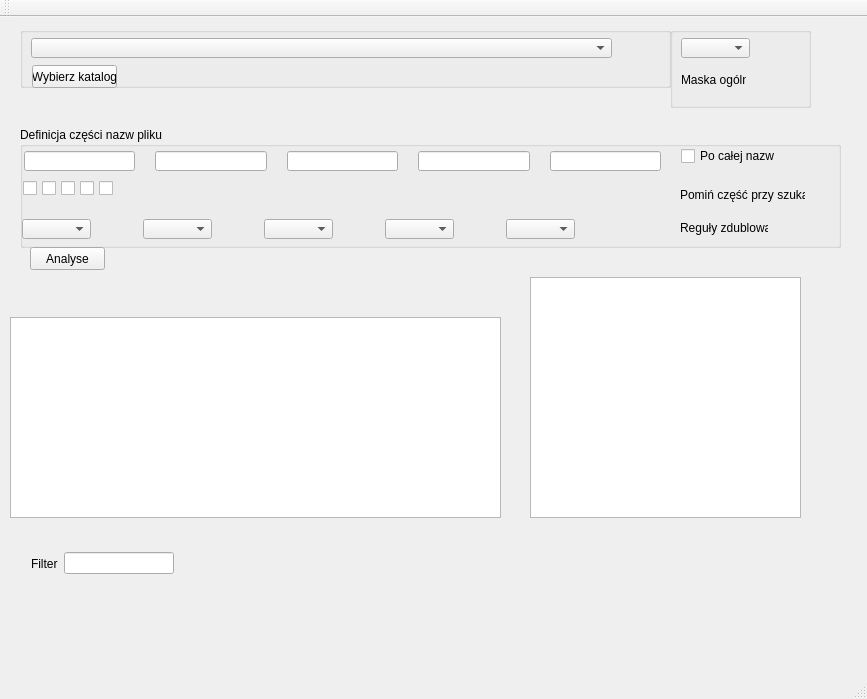
<?xml version="1.0" encoding="UTF-8"?>
<ui version="4.0">
 <class>MainWindow</class>
 <widget class="QMainWindow" name="MainWindow">
  <property name="geometry">
   <rect>
    <x>0</x>
    <y>0</y>
    <width>867</width>
    <height>699</height>
   </rect>
  </property>
  <property name="windowTitle">
   <string>MainWindow</string>
  </property>
  <widget class="QWidget" name="centralWidget">
   <widget class="QGroupBox" name="groupBox_Kat">
    <property name="geometry">
     <rect>
      <x>20</x>
      <y>10</y>
      <width>651</width>
      <height>61</height>
     </rect>
    </property>
    <property name="title">
     <string/>
    </property>
    <widget class="QPushButton" name="pushButton_Browse">
     <property name="geometry">
      <rect>
       <x>12</x>
       <y>38</y>
       <width>85</width>
       <height>23</height>
      </rect>
     </property>
     <property name="text">
      <string>Wybierz katalog</string>
     </property>
    </widget>
    <widget class="QComboBox" name="comboBox_Browse">
     <property name="geometry">
      <rect>
       <x>11</x>
       <y>11</y>
       <width>581</width>
       <height>20</height>
      </rect>
     </property>
    </widget>
   </widget>
   <widget class="QGroupBox" name="groupBox_Maska">
    <property name="geometry">
     <rect>
      <x>670</x>
      <y>10</y>
      <width>141</width>
      <height>81</height>
     </rect>
    </property>
    <property name="title">
     <string/>
    </property>
    <widget class="QLabel" name="label_Maska">
     <property name="geometry">
      <rect>
       <x>11</x>
       <y>45</y>
       <width>65</width>
       <height>16</height>
      </rect>
     </property>
     <property name="text">
      <string>Maska ogólna</string>
     </property>
    </widget>
    <widget class="QComboBox" name="comboBox_Mask">
     <property name="geometry">
      <rect>
       <x>11</x>
       <y>11</y>
       <width>69</width>
       <height>20</height>
      </rect>
     </property>
    </widget>
   </widget>
   <widget class="QGroupBox" name="groupBox_NazwPlik">
    <property name="geometry">
     <rect>
      <x>20</x>
      <y>110</y>
      <width>821</width>
      <height>121</height>
     </rect>
    </property>
    <property name="title">
     <string>Definicja części nazw pliku</string>
    </property>
    <widget class="QLabel" name="label_Sep1">
     <property name="geometry">
      <rect>
       <x>122</x>
       <y>23</y>
       <width>16</width>
       <height>16</height>
      </rect>
     </property>
     <property name="text">
      <string/>
     </property>
    </widget>
    <widget class="QLabel" name="label_Sep2">
     <property name="geometry">
      <rect>
       <x>254</x>
       <y>23</y>
       <width>16</width>
       <height>16</height>
      </rect>
     </property>
     <property name="text">
      <string/>
     </property>
    </widget>
    <widget class="QLabel" name="label_Sep3">
     <property name="geometry">
      <rect>
       <x>385</x>
       <y>23</y>
       <width>16</width>
       <height>16</height>
      </rect>
     </property>
     <property name="text">
      <string/>
     </property>
    </widget>
    <widget class="QLabel" name="label_Sep4">
     <property name="geometry">
      <rect>
       <x>517</x>
       <y>23</y>
       <width>16</width>
       <height>16</height>
      </rect>
     </property>
     <property name="text">
      <string/>
     </property>
    </widget>
    <widget class="QCheckBox" name="checkBox_Name5">
     <property name="geometry">
      <rect>
       <x>79</x>
       <y>53</y>
       <width>16</width>
       <height>16</height>
      </rect>
     </property>
     <property name="text">
      <string/>
     </property>
    </widget>
    <widget class="QCheckBox" name="checkBox_Name2">
     <property name="geometry">
      <rect>
       <x>22</x>
       <y>53</y>
       <width>16</width>
       <height>16</height>
      </rect>
     </property>
     <property name="text">
      <string/>
     </property>
    </widget>
    <widget class="QCheckBox" name="checkBox_Name1">
     <property name="geometry">
      <rect>
       <x>3</x>
       <y>53</y>
       <width>16</width>
       <height>16</height>
      </rect>
     </property>
     <property name="text">
      <string/>
     </property>
    </widget>
    <widget class="QCheckBox" name="checkBox_Name3">
     <property name="geometry">
      <rect>
       <x>41</x>
       <y>53</y>
       <width>16</width>
       <height>16</height>
      </rect>
     </property>
     <property name="text">
      <string/>
     </property>
    </widget>
    <widget class="QCheckBox" name="checkBox_Name4">
     <property name="geometry">
      <rect>
       <x>60</x>
       <y>53</y>
       <width>16</width>
       <height>16</height>
      </rect>
     </property>
     <property name="text">
      <string/>
     </property>
    </widget>
    <widget class="QComboBox" name="comboBox_Reg1">
     <property name="geometry">
      <rect>
       <x>2</x>
       <y>92</y>
       <width>69</width>
       <height>20</height>
      </rect>
     </property>
    </widget>
    <widget class="QComboBox" name="comboBox_Reg2">
     <property name="geometry">
      <rect>
       <x>123</x>
       <y>92</y>
       <width>69</width>
       <height>20</height>
      </rect>
     </property>
    </widget>
    <widget class="QComboBox" name="comboBox_Reg3">
     <property name="geometry">
      <rect>
       <x>244</x>
       <y>92</y>
       <width>69</width>
       <height>20</height>
      </rect>
     </property>
    </widget>
    <widget class="QComboBox" name="comboBox_Reg4">
     <property name="geometry">
      <rect>
       <x>365</x>
       <y>92</y>
       <width>69</width>
       <height>20</height>
      </rect>
     </property>
    </widget>
    <widget class="QComboBox" name="comboBox_Reg5">
     <property name="geometry">
      <rect>
       <x>486</x>
       <y>92</y>
       <width>69</width>
       <height>20</height>
      </rect>
     </property>
    </widget>
    <widget class="QLabel" name="label_3">
     <property name="geometry">
      <rect>
       <x>660</x>
       <y>60</y>
       <width>125</width>
       <height>16</height>
      </rect>
     </property>
     <property name="text">
      <string>Pomiń część przy szukaniu</string>
     </property>
    </widget>
    <widget class="QCheckBox" name="checkBox_FullName">
     <property name="geometry">
      <rect>
       <x>661</x>
       <y>21</y>
       <width>16</width>
       <height>16</height>
      </rect>
     </property>
     <property name="text">
      <string/>
     </property>
    </widget>
    <widget class="QLabel" name="label_2">
     <property name="geometry">
      <rect>
       <x>680</x>
       <y>21</y>
       <width>74</width>
       <height>16</height>
      </rect>
     </property>
     <property name="text">
      <string>Po całej nazwie</string>
     </property>
    </widget>
    <widget class="QLabel" name="label">
     <property name="geometry">
      <rect>
       <x>660</x>
       <y>90</y>
       <width>88</width>
       <height>22</height>
      </rect>
     </property>
     <property name="text">
      <string>Reguły zdublowań</string>
     </property>
    </widget>
    <widget class="QLineEdit" name="lineEdit_Name4">
     <property name="geometry">
      <rect>
       <x>398</x>
       <y>24</y>
       <width>112</width>
       <height>20</height>
      </rect>
     </property>
    </widget>
    <widget class="QLineEdit" name="lineEdit_Name2">
     <property name="geometry">
      <rect>
       <x>135</x>
       <y>24</y>
       <width>112</width>
       <height>20</height>
      </rect>
     </property>
    </widget>
    <widget class="QLineEdit" name="lineEdit_Name1">
     <property name="geometry">
      <rect>
       <x>4</x>
       <y>24</y>
       <width>111</width>
       <height>20</height>
      </rect>
     </property>
    </widget>
    <widget class="QLineEdit" name="lineEdit_Name5">
     <property name="geometry">
      <rect>
       <x>530</x>
       <y>24</y>
       <width>111</width>
       <height>20</height>
      </rect>
     </property>
    </widget>
    <widget class="QLineEdit" name="lineEdit_Name3">
     <property name="geometry">
      <rect>
       <x>267</x>
       <y>24</y>
       <width>111</width>
       <height>20</height>
      </rect>
     </property>
    </widget>
    <zorder>lineEdit_Name4</zorder>
    <zorder>lineEdit_Name2</zorder>
    <zorder>lineEdit_Name1</zorder>
    <zorder>lineEdit_Name5</zorder>
    <zorder>lineEdit_Name3</zorder>
    <zorder>label_Sep1</zorder>
    <zorder>label_Sep2</zorder>
    <zorder>label_Sep3</zorder>
    <zorder>label_Sep4</zorder>
    <zorder>checkBox_Name5</zorder>
    <zorder>checkBox_Name2</zorder>
    <zorder>checkBox_Name1</zorder>
    <zorder>checkBox_Name3</zorder>
    <zorder>checkBox_Name4</zorder>
    <zorder>comboBox_Reg1</zorder>
    <zorder>comboBox_Reg2</zorder>
    <zorder>comboBox_Reg3</zorder>
    <zorder>comboBox_Reg4</zorder>
    <zorder>comboBox_Reg5</zorder>
    <zorder>label_3</zorder>
    <zorder>checkBox_FullName</zorder>
    <zorder>label_2</zorder>
    <zorder>label</zorder>
   </widget>
   <widget class="QPushButton" name="pushButton_Analyse">
    <property name="geometry">
     <rect>
      <x>30</x>
      <y>230</y>
      <width>75</width>
      <height>23</height>
     </rect>
    </property>
    <property name="text">
     <string>Analyse</string>
    </property>
   </widget>
   <widget class="QListWidget" name="listWidget_Results">
    <property name="geometry">
     <rect>
      <x>10</x>
      <y>300</y>
      <width>491</width>
      <height>201</height>
     </rect>
    </property>
   </widget>
   <widget class="QListWidget" name="listWidget_Errors">
    <property name="geometry">
     <rect>
      <x>530</x>
      <y>260</y>
      <width>271</width>
      <height>241</height>
     </rect>
    </property>
   </widget>
   <widget class="QLabel" name="label_Test">
    <property name="geometry">
     <rect>
      <x>270</x>
      <y>230</y>
      <width>521</width>
      <height>16</height>
     </rect>
    </property>
    <property name="text">
     <string/>
    </property>
   </widget>
   <widget class="QWidget" name="layoutWidget">
    <property name="geometry">
     <rect>
      <x>0</x>
      <y>0</y>
      <width>2</width>
      <height>2</height>
     </rect>
    </property>
    <layout class="QHBoxLayout" name="horizontalLayout_10"/>
   </widget>
   <widget class="QWidget" name="layoutWidget">
    <property name="geometry">
     <rect>
      <x>0</x>
      <y>0</y>
      <width>2</width>
      <height>2</height>
     </rect>
    </property>
    <layout class="QHBoxLayout" name="horizontalLayout_9"/>
   </widget>
   <widget class="QWidget" name="layoutWidget">
    <property name="geometry">
     <rect>
      <x>20</x>
      <y>510</y>
      <width>165</width>
      <height>73</height>
     </rect>
    </property>
    <layout class="QHBoxLayout" name="horizontalLayout">
     <item>
      <widget class="QLabel" name="label_Filter">
       <property name="text">
        <string>Filter</string>
       </property>
      </widget>
     </item>
     <item>
      <widget class="QLineEdit" name="lineEditFilter"/>
     </item>
    </layout>
   </widget>
   <widget class="QWidget" name="layoutWidget">
    <property name="geometry">
     <rect>
      <x>20</x>
      <y>590</y>
      <width>171</width>
      <height>16</height>
     </rect>
    </property>
    <layout class="QHBoxLayout" name="horizontalLayout_2">
     <item>
      <widget class="QLabel" name="label_4">
       <property name="text">
        <string>Total:</string>
       </property>
      </widget>
     </item>
     <item>
      <widget class="QLabel" name="label_Total">
       <property name="text">
        <string>0</string>
       </property>
      </widget>
     </item>
    </layout>
   </widget>
   <widget class="QLabel" name="label_Test2">
    <property name="geometry">
     <rect>
      <x>10</x>
      <y>260</y>
      <width>521</width>
      <height>21</height>
     </rect>
    </property>
    <property name="text">
     <string/>
    </property>
   </widget>
   <widget class="QWidget" name="layoutWidget">
    <property name="geometry">
     <rect>
      <x>40</x>
      <y>80</y>
      <width>211</width>
      <height>22</height>
     </rect>
    </property>
    <layout class="QHBoxLayout" name="horizontalLayout_3">
     <item>
      <widget class="QLabel" name="label_Sep">
       <property name="text">
        <string>Podaj separator</string>
       </property>
      </widget>
     </item>
     <item>
      <spacer name="horizontalSpacer">
       <property name="orientation">
        <enum>Qt::Horizontal</enum>
       </property>
       <property name="sizeType">
        <enum>QSizePolicy::Minimum</enum>
       </property>
       <property name="sizeHint" stdset="0">
        <size>
         <width>40</width>
         <height>20</height>
        </size>
       </property>
      </spacer>
     </item>
     <item>
      <widget class="QLineEdit" name="lineEdit_Sep"/>
     </item>
    </layout>
   </widget>
   <zorder>layoutWidget</zorder>
   <zorder>layoutWidget</zorder>
   <zorder>layoutWidget</zorder>
   <zorder>layoutWidget</zorder>
   <zorder>layoutWidget</zorder>
   <zorder>groupBox_Kat</zorder>
   <zorder>groupBox_Maska</zorder>
   <zorder>groupBox_NazwPlik</zorder>
   <zorder>pushButton_Analyse</zorder>
   <zorder>listWidget_Results</zorder>
   <zorder>listWidget_Errors</zorder>
   <zorder>label_Test</zorder>
   <zorder>label_Test2</zorder>
  </widget>
  <widget class="QMenuBar" name="menuBar">
   <property name="geometry">
    <rect>
     <x>0</x>
     <y>0</y>
     <width>867</width>
     <height>21</height>
    </rect>
   </property>
  </widget>
  <widget class="QToolBar" name="mainToolBar">
   <attribute name="toolBarArea">
    <enum>TopToolBarArea</enum>
   </attribute>
   <attribute name="toolBarBreak">
    <bool>false</bool>
   </attribute>
  </widget>
  <widget class="QStatusBar" name="statusBar"/>
 </widget>
 <layoutdefault spacing="6" margin="11"/>
 <resources/>
 <connections/>
</ui>
